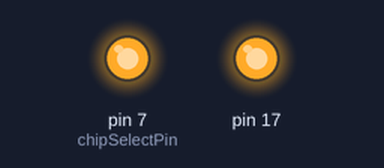
Bench run of a sketch on a simulated Arduino Leonardo, built with avr-gcc and run on an emulated ATmega32U4. Shown: output pins drawn as LEDs (lit = HIGH). What the sketch prints to the serial monitor is not drawn.

Above: at 0.1 s.
Timing chart, 0 to 1.6 s (numbered marks = the images above):
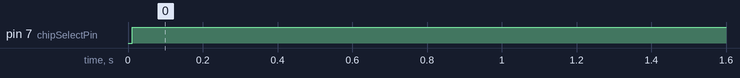

Measured:
- by itself, pin 7 (chipSelectPin): LOW → HIGH at 0.01 s

The sketch:

UltrasonicComms.ino
```cpp
/*		Ard.	Mojo
 * SS	7		40
 * MOSI	11		34
 * MISO	12		35
 * SCK	13		41
 */
#include <SPI.h>
#include "mojo-coms.h"

void setup()
{
  // Open serial communications and wait for port to open:
  Serial.begin(9600);
  while (!Serial) {
    ; // wait for serial port to connect. Needed for Leonardo only
  }
  Serial.println("Time to communicate");
  mojoComsSetup();
}
uint8_t send_arr[256];
uint8_t receive_arr[256];

double getDistFromUS(uint16_t raw_val) {
//Each tick is 10us, and us --> cm is t/57,
//so, we'll just divide by 5.7
	return (raw_val + 0.0)/5.7;
}

const int numSensors = 9;
double sensorVals[numSensors];
void loop() // run over and over
{
	read_from_mojo(0,receive_arr,numSensors * 2);
	for(int i = 0; i < numSensors; ++i) {
		uint16_t val = receive_arr[2*i];
		val |= (receive_arr[2*i+1] << 8);
		sensorVals[i] = getDistFromUS(val);
	}
	Serial.print("Dist: ");
	Serial.print(sensorVals[0]);
	Serial.println("cm");
	delay(100);
}
```

mojo-coms.cpp
```cpp
/* -.-.-.-.-.-.-.-.-.-.-.-.-.-.-.-.-.-.-.-.

 * File Name : mojo-coms.cpp

 * Purpose : Communicate with FPGA using simple protocol

 * Creation Date : 25-03-2015

 * Created By : Michael Christen

 _._._._._._._._._._._._._._._._._._._._._.*/

#include <SPI.h>
#include "mojo-coms.h"

const int chipSelectPin = 7;

void mojoComsSetup() {
	  // start the SPI library:
	  SPI.begin();
	  // initalize the  data ready and chip select pins:
	  pinMode(chipSelectPin, OUTPUT);
	  digitalWrite(chipSelectPin, HIGH);
}

void send_txn_command(bool write, uint8_t addr, uint8_t n) {
	uint8_t b = addr & 0x3F;
	b |= write ? (1 << 7) : 0x00;
	b |= (n>1) ? (1 << 6) : 0x00;
	SPI.transfer(b);
}

void read_from_mojo(uint8_t addr, uint8_t *buf, uint8_t n) {
	digitalWrite(chipSelectPin, LOW);
	send_txn_command(false,addr,n);
	uint8_t i = 0;
	while(i < n) {
		buf[i++] = SPI.transfer(0xff);
	}
	digitalWrite(chipSelectPin, HIGH);
}

void write_to_mojo(uint8_t addr, uint8_t *buf, uint8_t n) {
	digitalWrite(chipSelectPin, LOW);
	send_txn_command(true,addr,n);
	for(int i = 0; i < n; ++i) {
		SPI.transfer(buf[i]);
	}
	digitalWrite(chipSelectPin, HIGH);
}
```

mojo-coms.h
```cpp
#ifndef __MOJO-COMS__H__
#define __MOJO-COMS__H__

#include <stdint.h>
#include <Arduino.h>

/*
 * command is form:
 *  7    6   [5:0]
 * [w/~r,inc, addr]
 */
void mojoComsSetup();
void send_txn_command(bool write, uint8_t addr, uint8_t n);
void read_from_mojo(uint8_t addr, uint8_t *buf, uint8_t n);
void write_to_mojo(uint8_t addr, uint8_t *buf, uint8_t n);
#endif
```
